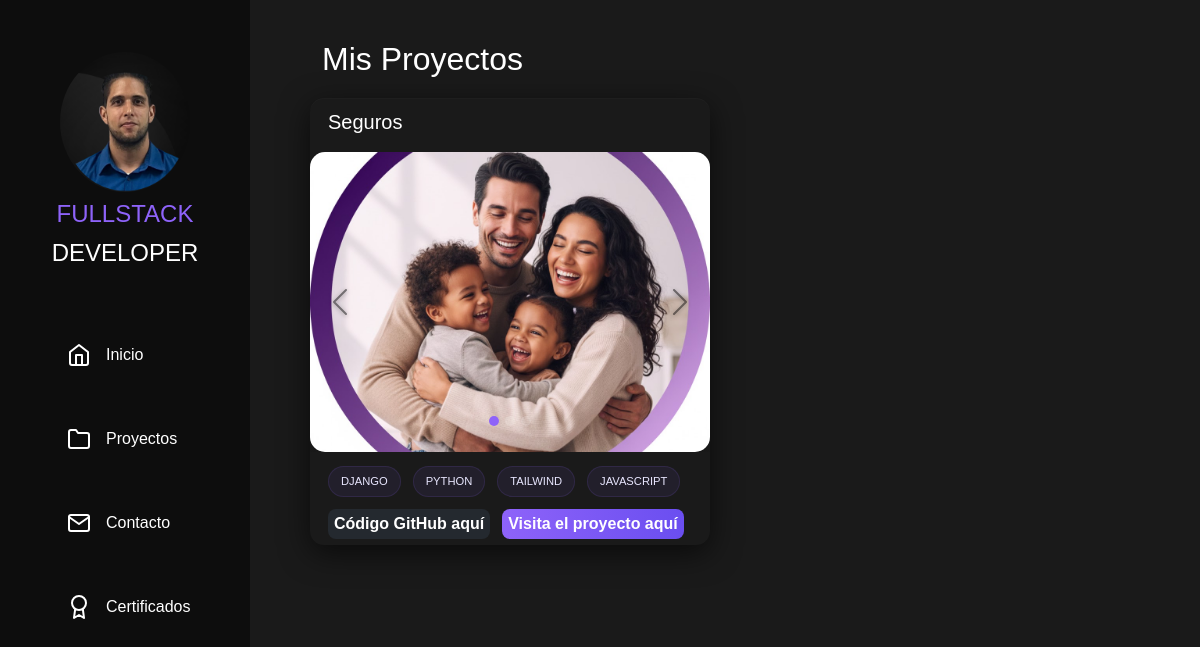
The app's page /proyectos/, older data.
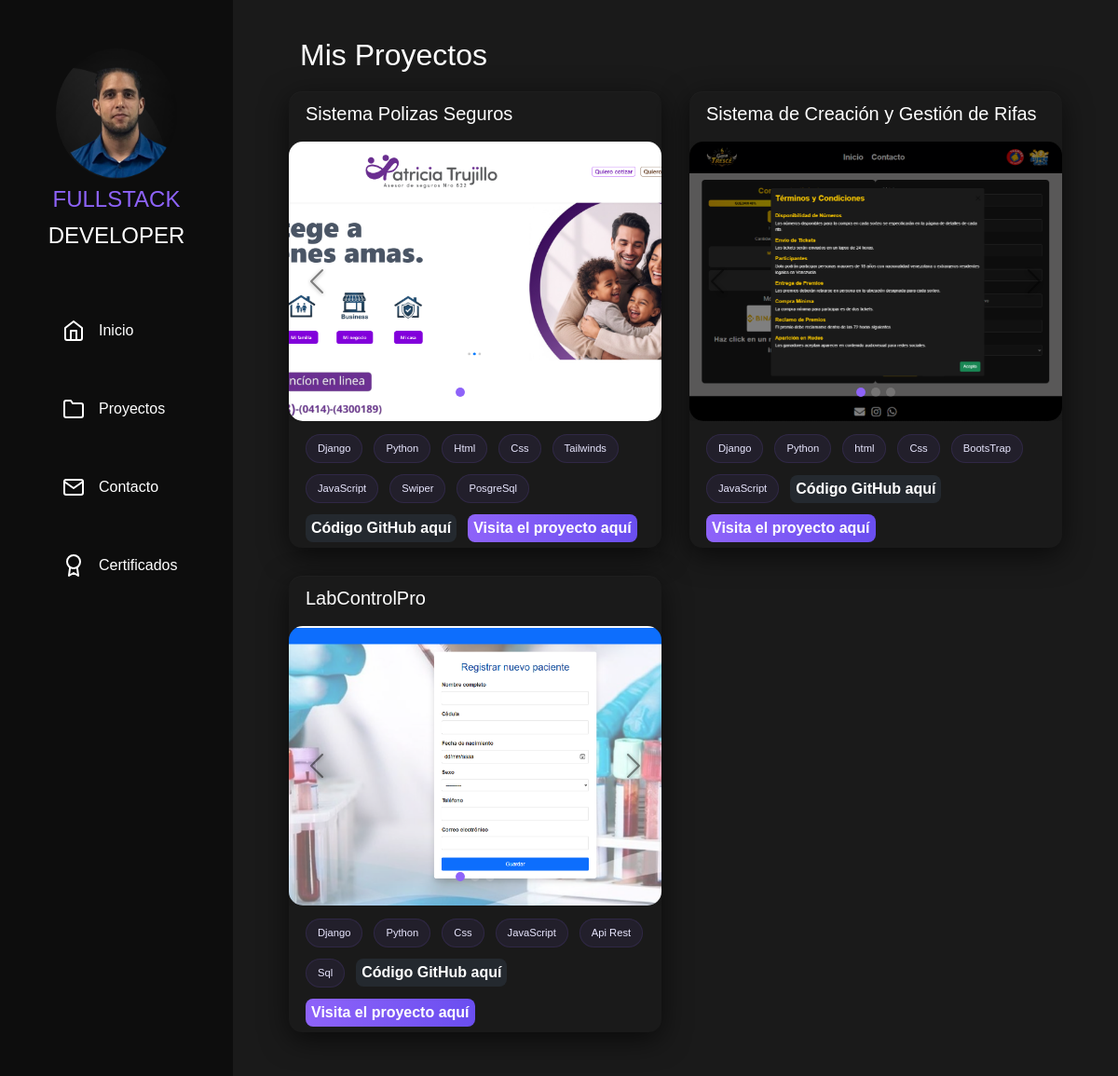
The same page, newer data.
### nucleo/models.py (models this page shows, shortened)
class Project(models.Model):
	title = models.CharField(max_length=200)
	slug = models.SlugField(max_length=200, unique=True)
	description = models.TextField(blank=True)
	image1 = models.ImageField(upload_to='projects/', blank=True, null=True)
	image2 = models.ImageField(upload_to='projects/', blank=True, null=True)
	image3 = models.ImageField(upload_to='projects/', blank=True, null=True)
	technologies = models.CharField(max_length=300, blank=True, help_text='Separar tecnologías por comas')
	github = models.URLField(blank=True)
	live = models.URLField(blank=True)
	created_at = models.DateTimeField(auto_now_add=True)
	class Meta:
		ordering = ['-created_at']
	def tech_list(self):
		if not self.technologies:
			return []
		return [t.strip() for t in self.technologies.split(',') if t.strip()]

### nucleo/views.py (the view)
# urls.py: path('proyectos/', views.proyectos, name='proyectos'),
def proyectos(request):
    projects = Project.objects.all()
    return render(request, 'nucleo/Proyectos.html', {'projects': projects})

### nucleo/templates/nucleo/Proyectos.html (shortened to what this page needs)
{% extends 'nucleo/layout.html' %}
{% load static %}
{% block content %}
<h2 class="proyec_title">Mis Proyectos</h2>
<div class="grid-proyectos">
    {% for project in projects %}
    <div class="card-carrousel">
        <h3 class="proyec_title">{{ project.title }}</h3>
        <div id="carousel{{ forloop.counter }}" class="carousel slide">
            <div class="carousel-indicators">
                <button type="button" data-bs-target="#carousel{{ forloop.counter }}" data-bs-slide-to="0"
                    class="active" aria-current="true" aria-label="Slide 1"></button>
                <button type="button" data-bs-target="#carousel{{ forloop.counter }}" data-bs-slide-to="1"
                    aria-label="Slide 2"></button>
                <button type="button" data-bs-target="#carousel{{ forloop.counter }}" data-bs-slide-to="2"
                    aria-label="Slide 3"></button>
            </div>
            <div class="carousel-inner">
                <div class="carousel-item active">
                    {% if project.image1 %}
                    <img src="{{ project.image1.url }}" class="d-block w-100" alt="{{ project.title }}">
                    {% else %}
                    <img src="{% static 'img/proyectos/Lab1.png' %}" class="d-block w-100" alt="{{ project.title }}">
                    {% endif %}
                </div>
            </div>
            <button class="carousel-control-prev" type="button" data-bs-target="#carousel{{ forloop.counter }}"
                data-bs-slide="prev">
                <span class="carousel-control-prev-icon" aria-hidden="true"></span>
            </button>
            <button class="carousel-control-next" type="button" data-bs-target="#carousel{{ forloop.counter }}"
                data-bs-slide="next">
                <span class="carousel-control-next-icon" aria-hidden="true"></span>
            </button>
        </div>
        <div class="tech-tags">
            {% for tech in project.tech_list %}
            <span class="tag">{{ tech }}</span>
            {% empty %}
            <span class="tag">HTML</span>
            <span class="tag">CSS</span>
            <span class="tag">JavaScript</span>
            {% endfor %}
            {% if project.github %}
            <a class="tag-github" href="{{ project.github }}" target="_blank" rel="noopener">Código GitHub aquí</a>
            {% endif %}
            {% if project.live %}
            <a class="tag-live" href="{{ project.live }}" target="_blank" rel="noopener">Visita el proyecto aquí</a>
            {% endif %}
        </div>
    </div>
    {% endfor %}
</div> {% endblock %}

### nucleo/templates/nucleo/layout.html (shortened to what this page needs)
{% load static %}
<!DOCTYPE html>
<html lang="es">
<head>
    <link href="https://cdn.jsdelivr.net/npm/bootstrap@5.3.8/dist/css/bootstrap.min.css" rel="stylesheet">
    <link rel="stylesheet" href="{% static 'css/styles.css' %}">
    </head>
<body>
    <div class="sidebar">
        <div class="profile">
            <img src="{% static 'img/FOTO-PRUEBA.png' %}" alt="Perfil">
            <h2><span class="develo1">FULLSTACK</span> <span class="develo">DEVELOPER</span></h2>
        </div>
        <nav>
            <ul>
                <li>
                    <a href="{% url 'home' %}">
                        <i data-feather="home"></i> Inicio
                    </a>
                </li>
                <li>
                    <a href="{% url 'proyectos' %}">
                        <i data-feather="folder"></i> Proyectos
                    </a>
                </li>
                <li>
                    <a href="{% url 'contacto' %}">
                        <i data-feather="mail"></i> Contacto
                    </a>
                </li>
                <li>
                    <a href="{% url 'certificados' %}">
                        <i data-feather="award"></i> Certificados
                    </a>
                </li>
            </ul>
        </nav>
    </div>
    <div class="main-content">
        {% block content %}
        {% endblock %}
    </div>
</body>
</html>

### nucleo/static/css/styles.css (style rules this page uses)
* { box-sizing: border-box; }
body, h1, h2, h3, h4, p, ul, li { margin: 0; padding: 0; }
body { margin: 0; font-family: Arial, sans-serif; background-color: #0d0d0d; color: #fff; display: flex; }
.sidebar { position: fixed; width: 250px; background-color: #0d0d0d; padding: 20px; box-sizing: border-box; min-height: 100vh; }
.profile { text-align: center; margin-bottom: 30px; }
.profile img { width: 130px; height: auto; border-radius: 50%; object-fit: cover; margin-top: 2rem; }
.profile h2 span { margin: 10px 0 5px; font-size: 1.5rem; }
.develo1 { color: #8e63f9; }
.develo { font-size: 1rem; }
nav ul { list-style: none; padding: 0; margin-left: 2rem; margin-top: 4rem; }
nav ul li { margin: 40px 0; }
nav ul li a { color: #fff; text-decoration: none; display: flex; align-items: center; font-size: 1rem; padding: 10px 15px; border-radius: 8px; transition: all 0.3s ease; position: relative; }
nav ul li a svg { margin-right: 15px; width: 24px; height: 24px; stroke-width: 2; transition: all 0.3s ease; stroke: #fff; }
.main-content { margin-left: 250px; flex: 1; padding: 40px; background: #1a1a1a; color: #fff; display: block; min-height: 100vh; }
.grid-proyectos { display: grid; grid-template-columns: repeat(2, 1fr); gap: 30px; padding: 20px; background: #1a1a1a; align-items: start; }
.card-carrousel { background-color: #1a1a1a; color: #fff; border-radius: 14px; overflow: hidden; box-shadow: 0 8px 30px rgba(0, 0, 0, 0.6), inset 0 1px 0 rgba(255, 255, 255, 0.02); transition: transform 220ms ease, box-shadow 220ms ease; display: flex; flex-direction: column; }
.card-carrousel .carousel { width: 100%; background: linear-gradient(180deg, rgba(0, 0, 0, 0.02), rgba(0, 0, 0, 0.06)); }
.carousel-item img { width: 100%; height: 300px; object-fit: cover; display: block; border-radius: 15px; }
.tech-tags { display: flex; flex-wrap: wrap; gap: 12px; padding: 14px 18px 6px 18px; align-items: center; }
.tag { display: inline-block; color: #e9e7ff; background: rgba(142, 99, 249, 0.08); padding: 6px 12px; border-radius: 999px; border: 1px solid rgba(142, 99, 249, 0.12); margin: 0; font-size: 0.7rem; font-weight: 500; }
.card-carrousel h3 { margin: 12px 18px 18px 18px; font-size: 1.25rem; color: #ffffff; }
.carousel-indicators [data-bs-target] { width: 10px; height: 10px; border-radius: 50%; background-color: rgba(255, 255, 255, 0.35); }
.carousel-indicators .active { background-color: #8e63f9; }
.carousel-control-prev-icon, .carousel-control-next-icon { filter: invert(1) drop-shadow(0 1px 2px rgba(0, 0, 0, 0.6)); }
.proyec_title { margin-left: 2rem; }
.tag-github { display: inline-block; background-color: #24292f; color: #fff; padding: 3px 6px; border-radius: 8px; text-decoration: none; font-weight: 600; transition: all 0.3s ease; }
.tag-live { display: inline-block; background: linear-gradient(90deg, #8e63f9, #6a4ef0); color: #fff; padding: 3px 6px; border-radius: 8px; text-decoration: none; font-weight: 600; transition: all 0.3s ease; }

Row changes from the older to the newer data that the page shows:
added Project: title "Sistema Polizas Seguros", image1 (picture), tech_list "Django" "Python" "Html" "Css" "Tailwinds" "JavaScript" "Swiper" "PosgreSql"
added Project: title "Sistema de Creación y Gestión de Rifas", image1 (picture), tech_list "Django" "Python" "html" "Css" "BootsTrap" "JavaScript"
changed Project: title "Seguros" → "LabControlPro"; image1: a different picture; tech "DJANGO" → "Django"; tech "PYTHON" → "Python"; tech "JAVASCRIPT" → "JavaScript"
Text that changed along with them:
new list line: "Css"
new list line: "Api Rest"
new list line: "Sql"
list line gone: "TAILWIND"
